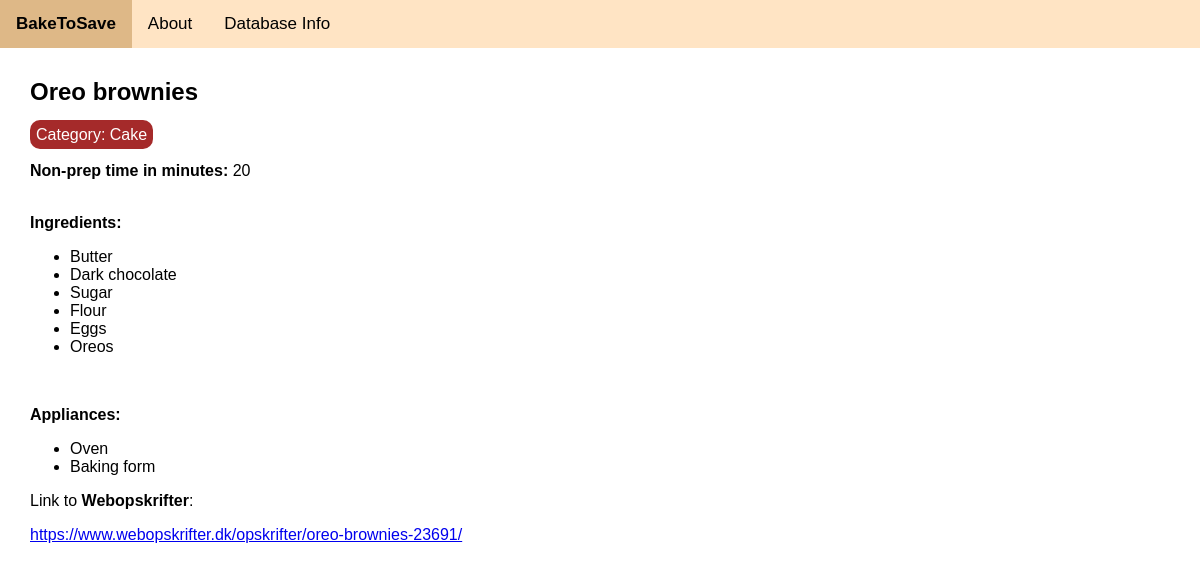
/4, run on the app's committed database.
### tables this page shows
CREATE TABLE recipes (
    r_id INTEGER PRIMARY KEY,
    name TEXT NOT NULL,
    category TEXT NOT NULL,
    time TIME NOT NULL,
    source TEXT NOT NULL,
    link TEXT NOT NULL,
    ingredients TEXT NOT NULL,
    appliances TEXT NOT NULL
);

### app.py (the view)
@app.route('/<int:recipe_id>')
def recipe(recipe_id):
    recipe = get_recipe(recipe_id)
    return render_template('recipe.html', recipe=recipe)

### app.py (called while the page is built)
def get_db_connection():
    conn = sqlite3.connect('recipes.db')
    conn.row_factory = sqlite3.Row
    return conn

def makelists(recipe):
    if 'ingredients' in recipe:
        recipe['ingredients'] = recipe['ingredients'].split('/')
    if 'appliances' in recipe:
        recipe['appliances'] = recipe['appliances'].split('/')
    return recipe

def get_recipe(recipe_id):
    conn = get_db_connection()
    recipe = conn.execute('SELECT * FROM recipes WHERE r_id = ?',
                        (recipe_id,)).fetchone()
    conn.close()
    if recipe is None:
        abort(404)
    recipe = dict(recipe)
    recipe = makelists(recipe)
    return(recipe)

### templates/recipe.html
{% extends 'base.html' %}
{% block content %}
    <h2>{% block title %} {{ recipe['name'] }} {% endblock %}</h2>
    <span class="badge badge-primary">Category: {{ recipe['category'] }}</span>
    <div>
        <br>
        <span><b>Non-prep time in minutes: </b></span>
        {{recipe['time']}}
    </div>
    <br>
    <p><b>Ingredients:</b></p>
    <ul>
        {% for ingredient in recipe['ingredients'] %}
            <li>{{ ingredient }}</li>
        {% endfor %}
    </ul>
    <br>
    <p><b>Appliances:</b></p>
    <ul>
        {% for appliance in recipe['appliances'] %}
            <li>{{ appliance }}</li>
        {% endfor %}
    </ul>
    <p>Link to <b>{{ recipe['source'] }}</b>:</p> <a href="{{ recipe['link'] }}">{{ recipe['link'] }}</a>
{% endblock %}

### static/css/style.css (style rules this page uses)
body { margin: 0; font-family: Arial, Helvetica, sans-serif; }
.badge { border-radius: 10px; padding: 6px; color:#fff; background-color:brown; }

### data on the page
recipes: name "Oreo brownies", category "Cake", time "20", source "Webopskrifter", link "https://www.webopskrifter.dk/opskrifter/oreo-brownies-23691/"

### other printed values
{{ ingredient }} "Butter" "Dark chocolate" "Sugar" "Flour" "Eggs" "Oreos"
{{ appliance }} "Oven" "Baking form"
